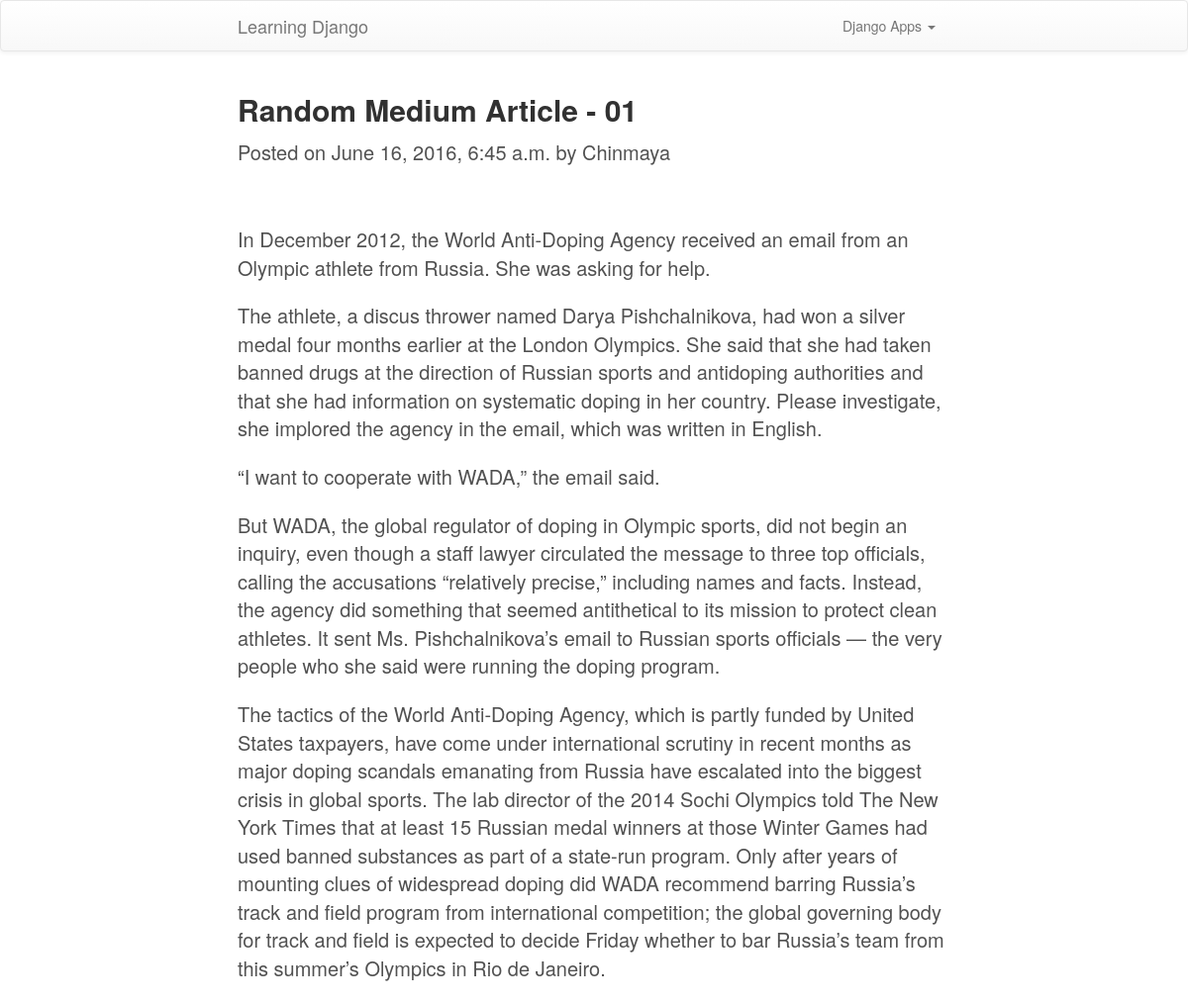
Page /blog/1/ on the committed database.
### blog/models.py (models this page shows, shortened)
@python_2_unicode_compatible
class Post(models.Model):
	author = models.ForeignKey(Author, on_delete=models.CASCADE)
	title = models.CharField(max_length=200)
	content = models.TextField()
	pub_date = models.DateTimeField('Date Published')

@python_2_unicode_compatible
class Author(models.Model):
	name = models.CharField(max_length=100)
	age = models.IntegerField()
	email = models.EmailField(max_length=100, blank=False)
	def __str__(self):
		return self.name

### blog/views.py (the view)
# urls.py: url(r'^(?P<pk>[0-9]+)/$', views.DetailView.as_view(), name='detail'),
class DetailView(generic.DetailView):
	model = Post
	template_name = 'blog/detail.html'

### blog/templates/blog/detail.html (shortened to what this page needs)
{% extends 'blog/base.html' %}
{% block content %}
	<div class="container post-detail">
		<h2 class="post-title">{{ post.title }}</h2>
  		<p>Posted on <span class="post-date">{{ post.pub_date }}</span> by <span class="post-author">{{ post.author }}</span></p>
  		<p class="lead post-content">{{ post.content | linebreaks }}</p>
	</div>
{% endblock %}

### blog/static/blog/style.css (style rules this page uses)
html { font-family: "Helvetica Neue", Helvetica, Arial, sans-serif; font-size: 16px; line-height: 1.5; }
@media (min-width: 38em) { html { font-size: 20px; } }
body { color: #515151; background-color: #fff; -webkit-text-size-adjust: 100%; -ms-text-size-adjust: 100%; }
h1, h2, h3, h4, h5, h6 { margin-bottom: .5rem; font-weight: bold; line-height: 1.25; color: #313131; text-rendering: optimizeLegibility; }
h2 { margin-top: 1rem; font-size: 1.5rem; }
p { margin-top: 0; margin-bottom: 1rem; font-size: 1rem; }
.lead { font-size: 1.25rem; font-weight: 300; }
.container { max-width: 38rem; padding-left: 1rem; padding-right: 1rem; margin-left: auto; margin-right: auto; }

### rows in the picture
Post: title "Random Medium Article - 01", pub_date "June 16, 2016, 6:45 a.m.", author "Chinmaya", content "In December 2012, the World Anti-Doping Agency received an email from an Olympic athlete from Russia. She was asking for help. The athlete, a discus thrower named Darya Pishchalnikova, had won a silver medal four months earlier at the London Olympics. She said that she had taken banned drugs at the direction of Russian sports and antidoping authorities and that she had information on systematic doping in her country. Please investigate, she implored the agency in the email, which was written in English. “I want to cooperate with WADA,” the email said. But WADA, the global regulator of doping in Olympic sports, did not begin an inquiry, even though a staff lawyer circulated the message to…"
